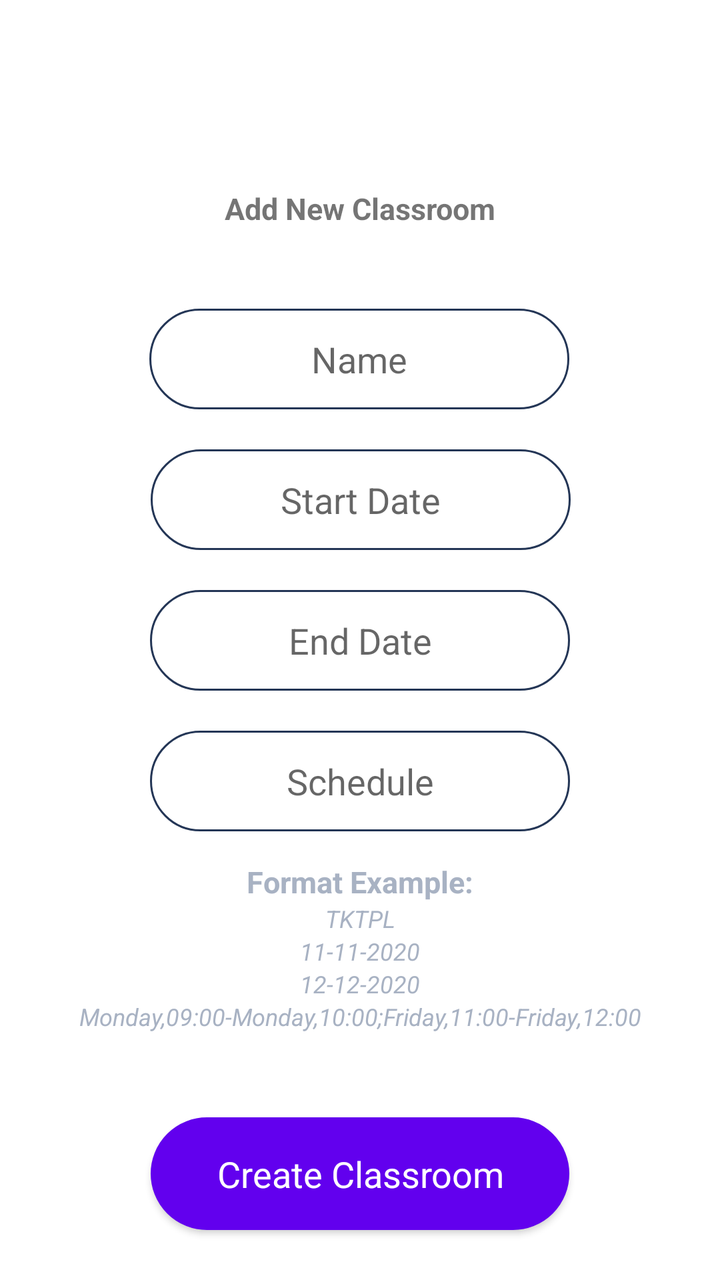
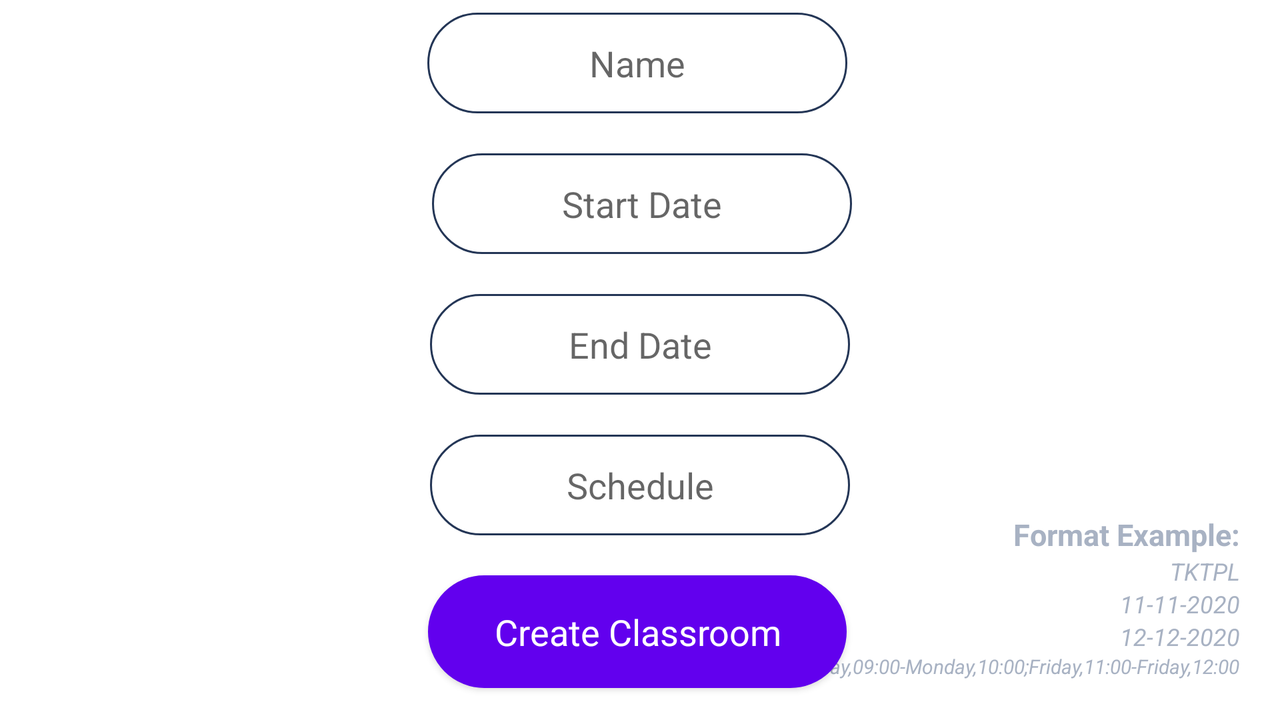

An Android layout and its configuration variant, each rendered on a device that would load it. The default file and the variant file are quoted in full after the pictures.
<!-- AndroidManifest.xml: application theme Theme.RClass -->
<!-- res/layout/activity_classroom_registration.xml -->
<?xml version="1.0" encoding="utf-8"?>
<androidx.constraintlayout.widget.ConstraintLayout xmlns:android="http://schemas.android.com/apk/res/android"
    xmlns:app="http://schemas.android.com/apk/res-auto"
    xmlns:tools="http://schemas.android.com/tools"
    android:layout_width="match_parent"
    android:layout_height="match_parent"
    android:touchscreenBlocksFocus="true">

    <TextView
        android:id="@+id/textViewFormatExampleContent4"
        android:layout_width="wrap_content"
        android:layout_height="wrap_content"
        android:text="@string/format_example_content4"
        android:textColor="@color/fade_gray"
        android:textSize="12sp"
        android:textStyle="italic"
        app:layout_constraintEnd_toEndOf="parent"
        app:layout_constraintHorizontal_bias="0.503"
        app:layout_constraintStart_toStartOf="parent"
        app:layout_constraintTop_toBottomOf="@+id/textViewFormatExampleContent3" />

    <TextView
        android:id="@+id/textViewFormatExampleContent3"
        android:layout_width="wrap_content"
        android:layout_height="wrap_content"
        android:text="@string/format_example_content3"
        android:textColor="@color/fade_gray"
        android:textSize="12sp"
        android:textStyle="italic"
        app:layout_constraintEnd_toEndOf="parent"
        app:layout_constraintHorizontal_bias="0.5"
        app:layout_constraintStart_toStartOf="parent"
        app:layout_constraintTop_toBottomOf="@+id/textViewFormatExampleContent2" />

    <TextView
        android:id="@+id/textViewFormatExampleContent2"
        android:layout_width="wrap_content"
        android:layout_height="wrap_content"
        android:text="@string/format_example_content2"
        android:textColor="@color/fade_gray"
        android:textSize="12sp"
        android:textStyle="italic"
        app:layout_constraintEnd_toEndOf="parent"
        app:layout_constraintHorizontal_bias="0.5"
        app:layout_constraintStart_toStartOf="parent"
        app:layout_constraintTop_toBottomOf="@+id/textViewFormatExampleContent" />

    <EditText
        android:id="@+id/editTextClassroomEndDate"
        android:layout_width="wrap_content"
        android:layout_height="wrap_content"
        android:autofillHints=""
        android:background="@drawable/rounded_corner_text_view"
        android:ems="10"
        android:gravity="center_horizontal|center_vertical"
        android:hint="@string/classroom_end_date"
        android:inputType="date"
        android:paddingLeft="3dp"
        android:paddingTop="13dp"
        android:paddingRight="3dp"
        android:paddingBottom="13dp"
        android:textColor="@color/fade_gray"
        app:layout_constraintBottom_toBottomOf="parent"
        app:layout_constraintEnd_toEndOf="parent"
        app:layout_constraintHorizontal_bias="0.5"
        app:layout_constraintStart_toStartOf="parent"
        app:layout_constraintTop_toTopOf="parent" />

    <TextView
        android:id="@+id/textViewFormatExampleTitle"
        android:layout_width="wrap_content"
        android:layout_height="wrap_content"
        android:layout_marginTop="15dp"
        android:text="@string/format_example_title"
        android:textColor="@color/fade_gray"
        android:textSize="15sp"
        android:textStyle="bold"
        app:layout_constraintEnd_toEndOf="parent"
        app:layout_constraintHorizontal_bias="0.5"
        app:layout_constraintStart_toStartOf="parent"
        app:layout_constraintTop_toBottomOf="@+id/editTextClassroomSchedule" />

    <TextView
        android:id="@+id/textViewFormatExampleTitle2"
        android:layout_width="wrap_content"
        android:layout_height="wrap_content"
        android:layout_marginBottom="40dp"
        android:text="@string/title_activity_classroom_registration"
        android:textSize="15sp"
        android:textStyle="bold"
        app:layout_constraintBottom_toTopOf="@+id/editTextClassroomName"
        app:layout_constraintEnd_toEndOf="parent"
        app:layout_constraintStart_toStartOf="parent" />

    <TextView
        android:id="@+id/textViewFormatExampleContent"
        android:layout_width="wrap_content"
        android:layout_height="wrap_content"
        android:text="@string/format_example_content1"
        android:textColor="@color/fade_gray"
        android:textSize="12sp"
        android:textStyle="italic"
        app:layout_constraintEnd_toEndOf="parent"
        app:layout_constraintHorizontal_bias="0.5"
        app:layout_constraintStart_toStartOf="parent"
        app:layout_constraintTop_toBottomOf="@+id/textViewFormatExampleTitle" />

    <EditText
        android:id="@+id/editTextClassroomName"
        android:layout_width="wrap_content"
        android:layout_height="wrap_content"
        android:layout_marginBottom="20dp"
        android:autofillHints=""
        android:background="@drawable/rounded_corner_text_view"
        android:ems="10"
        android:gravity="center_horizontal|center_vertical"
        android:hint="@string/classroom_name"
        android:inputType="textPersonName"
        android:paddingLeft="3dp"
        android:paddingTop="13dp"
        android:paddingRight="3dp"
        android:paddingBottom="13dp"
        android:textColor="@color/fade_gray"
        app:layout_constraintBottom_toTopOf="@+id/editTextClassroomStartDate"
        app:layout_constraintEnd_toEndOf="parent"
        app:layout_constraintHorizontal_bias="0.497"
        app:layout_constraintStart_toStartOf="parent" />

    <EditText
        android:id="@+id/editTextClassroomStartDate"
        android:layout_width="wrap_content"
        android:layout_height="wrap_content"
        android:layout_marginBottom="20dp"
        android:autofillHints=""
        android:background="@drawable/rounded_corner_text_view"
        android:ems="10"
        android:gravity="center_horizontal|center_vertical"
        android:hint="@string/classroom_start_date"
        android:inputType="date"
        android:paddingLeft="3dp"
        android:paddingTop="13dp"
        android:paddingRight="3dp"
        android:paddingBottom="13dp"
        android:textColor="@color/fade_gray"
        app:layout_constraintBottom_toTopOf="@+id/editTextClassroomEndDate"
        app:layout_constraintEnd_toEndOf="parent"
        app:layout_constraintHorizontal_bias="0.502"
        app:layout_constraintStart_toStartOf="parent" />

    <EditText
        android:id="@+id/editTextClassroomSchedule"
        android:layout_width="wrap_content"
        android:layout_height="wrap_content"
        android:layout_marginTop="20dp"
        android:autofillHints=""
        android:background="@drawable/rounded_corner_text_view"
        android:ems="10"
        android:gravity="center_horizontal|center_vertical"
        android:hint="@string/classroom_schedule"
        android:inputType="textPersonName"
        android:paddingLeft="3dp"
        android:paddingTop="13dp"
        android:paddingRight="3dp"
        android:paddingBottom="13dp"
        android:textColor="@color/fade_gray"
        app:layout_constraintEnd_toEndOf="parent"
        app:layout_constraintHorizontal_bias="0.5"
        app:layout_constraintStart_toStartOf="parent"
        app:layout_constraintTop_toBottomOf="@+id/editTextClassroomEndDate" />

    <Button
        android:id="@+id/buttonCreateClassroom"
        android:layout_width="wrap_content"
        android:layout_height="wrap_content"
        android:layout_marginBottom="25dp"
        android:background="@drawable/rounded_corner_button"
        android:onClick="onButtonCreateClassroomClicked"
        android:paddingLeft="33dp"
        android:paddingTop="10dp"
        android:paddingRight="33dp"
        android:paddingBottom="10dp"
        android:text="@string/create_classroom"
        android:textAppearance="@style/TextAppearance.AppCompat.Medium"
        android:textColor="@color/white"
        app:layout_constraintBottom_toBottomOf="parent"
        app:layout_constraintEnd_toEndOf="parent"
        app:layout_constraintStart_toStartOf="parent" />

</androidx.constraintlayout.widget.ConstraintLayout>
<!-- resources referenced by this layout -->
<resources>
  <color name="fade_gray">#FFA8B2C3</color>
  <color name="white">#FFFFFFFF</color>
  <!-- drawable rounded_corner_button (drawable-v24) -->
  <shape xmlns:android="http://schemas.android.com/apk/res/android">
      <stroke
          android:width="1dp"
          android:color="#243656" />
  
      <solid android:color="#fff" />
  
      <corners
          android:radius="5dp"
          android:topRightRadius="100dp"
          android:topLeftRadius="100dp"
          android:bottomRightRadius="100dp"
          android:bottomLeftRadius="100dp"
          />
  
  </shape>
  <!-- drawable rounded_corner_text_view (drawable) -->
  <shape xmlns:android="http://schemas.android.com/apk/res/android">
      <stroke
          android:width="1dp"
          android:color="#243656" />
  
      <solid android:color="#fff" />
  
      <corners
          android:radius="5dp"
          android:topRightRadius="100dp"
          android:topLeftRadius="100dp"
          android:bottomRightRadius="100dp"
          android:bottomLeftRadius="100dp"
          />
  </shape>
  <string name="classroom_end_date">End Date</string>
  <string name="classroom_name">Name</string>
  <string name="classroom_schedule">Schedule</string>
  <string name="classroom_start_date">Start Date</string>
  <string name="create_classroom">Create Classroom</string>
  <string name="format_example_content1">TKTPL</string>
  <string name="format_example_content2">11-11-2020</string>
  <string name="format_example_content3">12-12-2020</string>
  <string name="format_example_content4">Monday,09:00-Monday,10:00;Friday,11:00-Friday,12:00</string>
  <string name="format_example_title">Format Example:</string>
  <string name="title_activity_classroom_registration">Add New Classroom</string>
  <style name="Theme.RClass" parent="Theme.MaterialComponents.DayNight.DarkActionBar">
          
          <item name="colorPrimary">@color/purple_500</item>
          <item name="colorPrimaryVariant">@color/purple_700</item>
          <item name="colorOnPrimary">@color/white</item>
          
          <item name="colorSecondary">@color/teal_200</item>
          <item name="colorSecondaryVariant">@color/teal_700</item>
          <item name="colorOnSecondary">@color/black</item>
          
          <item name="android:statusBarColor" tools:targetApi="l">?attr/colorPrimaryVariant</item>
          
      </style>
  <color name="purple_500">#FF6200EE</color>
  <color name="purple_700">#FF3700B3</color>
  <color name="teal_200">#FF03DAC5</color>
  <color name="teal_700">#FF018786</color>
  <color name="black">#FF000000</color>
</resources>
<!-- res/layout-land/activity_classroom_registration.xml (the repository's variant of the layout above) -->
<!-- drawn on the phone turned sideways -->
<?xml version="1.0" encoding="utf-8"?>
<androidx.constraintlayout.widget.ConstraintLayout xmlns:android="http://schemas.android.com/apk/res/android"
    xmlns:app="http://schemas.android.com/apk/res-auto"
    xmlns:tools="http://schemas.android.com/tools"
    android:layout_width="match_parent"
    android:layout_height="match_parent"
    android:touchscreenBlocksFocus="true">

    <TextView
        android:id="@+id/textViewFormatExampleContent4"
        android:layout_width="wrap_content"
        android:layout_height="wrap_content"
        android:layout_marginEnd="20dp"
        android:layout_marginBottom="20dp"
        android:text="@string/format_example_content4"
        android:textColor="@color/fade_gray"
        android:textSize="10sp"
        android:textStyle="italic"
        app:layout_constraintBottom_toBottomOf="parent"
        app:layout_constraintEnd_toEndOf="parent" />

    <TextView
        android:id="@+id/textViewFormatExampleContent3"
        android:layout_width="wrap_content"
        android:layout_height="wrap_content"
        android:layout_marginEnd="20dp"
        android:text="@string/format_example_content3"
        android:textColor="@color/fade_gray"
        android:textSize="12sp"
        android:textStyle="italic"
        app:layout_constraintBottom_toTopOf="@+id/textViewFormatExampleContent4"
        app:layout_constraintEnd_toEndOf="parent" />

    <TextView
        android:id="@+id/textViewFormatExampleContent2"
        android:layout_width="wrap_content"
        android:layout_height="wrap_content"
        android:layout_marginEnd="20dp"
        android:text="@string/format_example_content2"
        android:textColor="@color/fade_gray"
        android:textSize="12sp"
        android:textStyle="italic"
        app:layout_constraintBottom_toTopOf="@+id/textViewFormatExampleContent3"
        app:layout_constraintEnd_toEndOf="parent" />

    <EditText
        android:id="@+id/editTextClassroomEndDate"
        android:layout_width="wrap_content"
        android:layout_height="wrap_content"
        android:layout_marginBottom="20dp"
        android:autofillHints=""
        android:background="@drawable/rounded_corner_text_view"
        android:ems="10"
        android:gravity="center_horizontal|center_vertical"
        android:hint="@string/classroom_end_date"
        android:inputType="date"
        android:paddingLeft="3dp"
        android:paddingTop="13dp"
        android:paddingRight="3dp"
        android:paddingBottom="13dp"
        android:textColor="@color/fade_gray"
        app:layout_constraintBottom_toTopOf="@+id/editTextClassroomSchedule"
        app:layout_constraintEnd_toEndOf="parent"
        app:layout_constraintHorizontal_bias="0.5"
        app:layout_constraintStart_toStartOf="parent" />

    <TextView
        android:id="@+id/textViewFormatExampleTitle"
        android:layout_width="wrap_content"
        android:layout_height="wrap_content"
        android:layout_marginEnd="20dp"
        android:text="@string/format_example_title"
        android:textColor="@color/fade_gray"
        android:textSize="15sp"
        android:textStyle="bold"
        app:layout_constraintBottom_toTopOf="@+id/textViewFormatExampleContent"
        app:layout_constraintEnd_toEndOf="parent" />

    <TextView
        android:id="@+id/textViewFormatExampleTitle2"
        android:layout_width="wrap_content"
        android:layout_height="wrap_content"
        android:layout_marginBottom="10dp"
        android:text="@string/title_activity_classroom_registration"
        android:textSize="15sp"
        android:textStyle="bold"
        app:layout_constraintBottom_toTopOf="@+id/editTextClassroomName"
        app:layout_constraintEnd_toEndOf="parent"
        app:layout_constraintHorizontal_bias="0.5"
        app:layout_constraintStart_toStartOf="parent" />

    <TextView
        android:id="@+id/textViewFormatExampleContent"
        android:layout_width="wrap_content"
        android:layout_height="wrap_content"
        android:layout_marginEnd="20dp"
        android:text="@string/format_example_content1"
        android:textColor="@color/fade_gray"
        android:textSize="12sp"
        android:textStyle="italic"
        app:layout_constraintBottom_toTopOf="@+id/textViewFormatExampleContent2"
        app:layout_constraintEnd_toEndOf="parent" />

    <EditText
        android:id="@+id/editTextClassroomName"
        android:layout_width="wrap_content"
        android:layout_height="wrap_content"
        android:layout_marginBottom="20dp"
        android:autofillHints=""
        android:background="@drawable/rounded_corner_text_view"
        android:ems="10"
        android:gravity="center_horizontal|center_vertical"
        android:hint="@string/classroom_name"
        android:inputType="textPersonName"
        android:paddingLeft="3dp"
        android:paddingTop="13dp"
        android:paddingRight="3dp"
        android:paddingBottom="13dp"
        android:textColor="@color/fade_gray"
        app:layout_constraintBottom_toTopOf="@+id/editTextClassroomStartDate"
        app:layout_constraintEnd_toEndOf="parent"
        app:layout_constraintHorizontal_bias="0.497"
        app:layout_constraintStart_toStartOf="parent" />

    <EditText
        android:id="@+id/editTextClassroomStartDate"
        android:layout_width="wrap_content"
        android:layout_height="wrap_content"
        android:layout_marginBottom="20dp"
        android:autofillHints=""
        android:background="@drawable/rounded_corner_text_view"
        android:ems="10"
        android:gravity="center_horizontal|center_vertical"
        android:hint="@string/classroom_start_date"
        android:inputType="date"
        android:paddingLeft="3dp"
        android:paddingTop="13dp"
        android:paddingRight="3dp"
        android:paddingBottom="13dp"
        android:textColor="@color/fade_gray"
        app:layout_constraintBottom_toTopOf="@+id/editTextClassroomEndDate"
        app:layout_constraintEnd_toEndOf="parent"
        app:layout_constraintHorizontal_bias="0.502"
        app:layout_constraintStart_toStartOf="parent" />

    <EditText
        android:id="@+id/editTextClassroomSchedule"
        android:layout_width="wrap_content"
        android:layout_height="wrap_content"
        android:layout_marginBottom="20dp"
        android:autofillHints=""
        android:background="@drawable/rounded_corner_text_view"
        android:ems="10"
        android:gravity="center_horizontal|center_vertical"
        android:hint="@string/classroom_schedule"
        android:inputType="textPersonName"
        android:paddingLeft="3dp"
        android:paddingTop="13dp"
        android:paddingRight="3dp"
        android:paddingBottom="13dp"
        android:textColor="@color/fade_gray"
        app:layout_constraintBottom_toTopOf="@+id/buttonCreateClassroom"
        app:layout_constraintEnd_toEndOf="parent"
        app:layout_constraintHorizontal_bias="0.5"
        app:layout_constraintStart_toStartOf="parent" />

    <Button
        android:id="@+id/buttonCreateClassroom"
        android:layout_width="wrap_content"
        android:layout_height="wrap_content"
        android:layout_marginBottom="16dp"
        android:background="@drawable/rounded_corner_button"
        android:onClick="onButtonCreateClassroomClicked"
        android:paddingLeft="33dp"
        android:paddingTop="10dp"
        android:paddingRight="33dp"
        android:paddingBottom="10dp"
        android:text="@string/create_classroom"
        android:textAppearance="@style/TextAppearance.AppCompat.Medium"
        android:textColor="@color/white"
        app:layout_constraintBottom_toBottomOf="parent"
        app:layout_constraintEnd_toEndOf="parent"
        app:layout_constraintHorizontal_bias="0.497"
        app:layout_constraintStart_toStartOf="parent" />

</androidx.constraintlayout.widget.ConstraintLayout>
